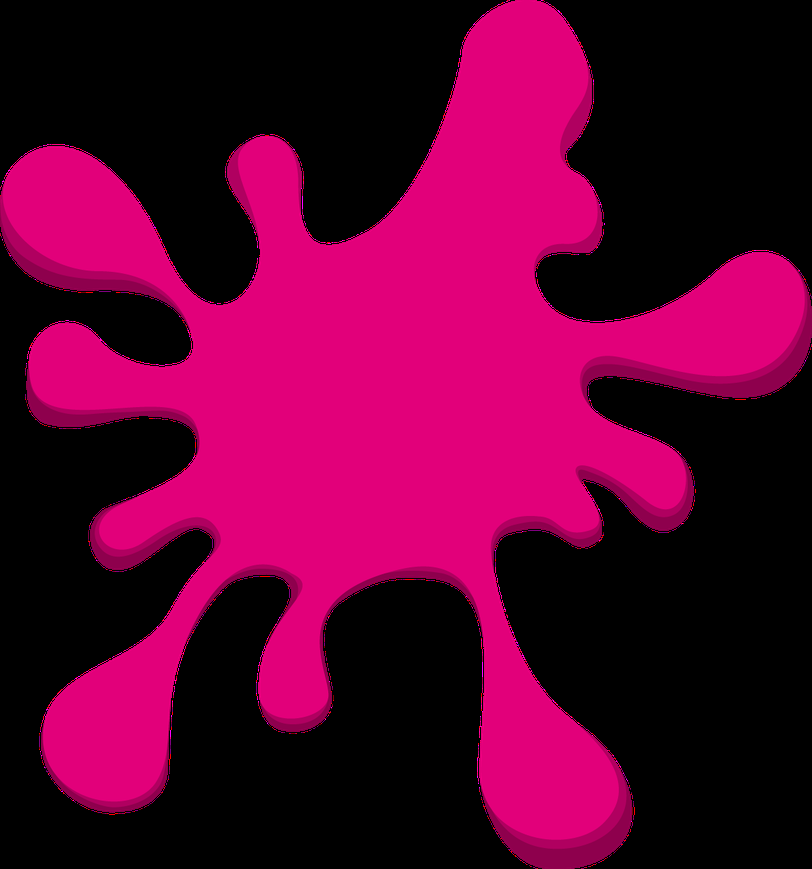
#> input picture notebooks/assets/contour.png, 812 x 869 px, shrunk from 1202 x 1285 before the run
$ jupyter execute --allow-errors 05_Contours.ipynb
#> lines starting #> are read from the running program, lines starting #| are printed output that depends on the picture; after the words box and inside, x2 and y2 are one past the last pixel; in counts of white or black regions, pixels touching at a corner belong together
# Работа с контурами на изображении

## Немного про контуры

Детектирование контуров позволяет нам найти границу объекта на изображении и легко локализовать его.

Обнаружение контуров используется в следующих задачах:

* Детекция движения
* Обнаружение объектов
* Задачи сегментации

## Что такое контуры

Контур - это объединение всех точек по границе объекта.

Обычно определённый контур относится к пограничным пикселям, которые имеют одинаковый цвет и интенсивность.

К счастью, в OpenCV уже есть удобные функции:

* [`cv2.findConrours`](https://docs.opencv.org/4.x/d3/dc0/group__imgproc__shape.html#gadf1ad6a0b82947fa1fe3c3d497f260e0)
* [`cv2.drawContours`](https://docs.opencv.org/4.x/d6/d6e/group__imgproc__draw.html#ga746c0625f1781f1ffc9056259103edbc)

И также, два режима для обнаружения контуров:

* [`cv2.CHAIN_APPROX_SIMPLE`](https://docs.opencv.org/4.x/d3/dc0/group__imgproc__shape.html#gga4303f45752694956374734a03c54d5ffa5f2883048e654999209f88ba04c302f5) - даёт только конечные точки, то есть своего рода аппроксимация
* [`cv2.CHAIN_APPROX_NONE`](https://docs.opencv.org/4.x/d3/dc0/group__imgproc__shape.html#gga4303f45752694956374734a03c54d5ffaf7d9a3582d021d5dadcb0e37201a62f8) - даёт все точки

## Как искать контур?

1. Прочитать изображение и перевести его в оттенки серого

    > Конвертация в оттенки серого нужна, чтобы в следующем шаге использовать пороговое значение, т.к. после конвертации мы получаем одноканальное изображение, то нам нужен порог только по одному каналу - это просто и удобно. А использование порогов по всем каналам в этой задаче только лишняя головная боль и работать нормально не будет, т.к. при поиске границ нам прежде всего важна интенсивность пикселей, чёрно-белая картинка намного лучше описывает эту информацию, нежели RGB.

2. Применение бинарной маски (binary thresholding)

    > На этом шаге картинка превратится в бинарное изображение, где объект будет иметь белый цвет (значение = 1), а всё остальное - чёрный (значение = 0)

3. Использование функции [`cv2.findConrours`](https://docs.opencv.org/4.x/d3/dc0/group__imgproc__shape.html#gadf1ad6a0b82947fa1fe3c3d497f260e0) для поиска контуров

4. Визуализация контуров - [`cv2.drawContours`](https://docs.opencv.org/4.x/d6/d6e/group__imgproc__draw.html#ga746c0625f1781f1ffc9056259103edbc)

    > Это важный шаг, т.к. всегда нужно понимать, что было найдено и нужна ли дополнительная обработка.

## Немного вступления об аппроксимации

Давайте представим, что вы - это автономный беспилотный робот.
Вы движетесь при помощи данных, полученных с разных датчиков: лидар, сонар, камеры и т.д. Вам постоянно приходится обрабатывать огромную кучу данных, чтобы успевать за изменениями вокруг. При этом, чем больше у вас есть данных, тем более точно вы сможете оценить обстановку. Но в то же время, тем горячее становится ваш вычислитель, так как приходится жарить данные с высокой скоростью. И тут мы спотыкаемся об такую штуку, как "вычислительная сложность и хранение данных".

А что делать, если вы только что проснулись и ваши вычислительные ресурсы ещё очень малы? Ответ прост - Упрощать!

> Либо говоря пафосным научным языком - "аппроксимировать"

`Давайте считать, что наш робот автономен - т.е. не тащит за собой толстый кабель к ближайшей розетке, а везёт маленькую батарейку. Чем меньше энергии потребляет мозг робота, тем дольше последний проработает. А поэтому имеет смысл снизить потери на нагрев процессора, для чего снизить сложность алгоритмов или количество обрабатываемой информации`

Давайте представим, что у нас есть такой маршрут

<p align="center">

</p>

Допустим, нам дана ширина дороги и всякие другие её параметры. Опуская некоторые допущения, скажем, что повороты можно сгладить (т.е. аппроксимировать, т.е. упростить, чтобы уменьшить количество манёвров).

Тогда наш "упрощённый" маршрут будет выглядить как-то так

<p align="center">

</p>

Если приглядеться повнимательнее, то заметно, как сглаживаются кривые линии.

Это один из примеров аппроксимации контуров.

## Что такое "аппроксимация контуров"?

### Аппроксимация контуров на базе алгоритма Ramer-Douglas-Peucker (RDP)

Цель этого алгоритма - упросить ломанную (кривую) линию при помощи уменьшения количества её вершин с заданным пороговым значением. То есть мы как бы выкидываем некоторые близкие точки и получаем более гладкую линию, при этом не теряя важную информацию.

> То есть если дорога вела в лес, она продолжить вести в лес, но с меньшим количеством поворотов.

На гифке ниже Википедия рассказывает, как на самом деле работает алгоритм.

<p align="center">

</p>

У нас есть начальная и конечная точки кривой, алгоритм сначала найдёт вершину на максимальном расстоянии от линии, соединяющей две выбранные вершины. Если эта "дальняя" вершина находится на расстоянии меньшем, чем заданный порог, то мы автоматически пропускаем все вершины, которые лежат между и заменяем кривой участок прямой линией.

Если "дальняя" вершина лежит дальше указанного порога, то мы рекурсивно повторяем алгоритм, двигаясь по исходной кривой.

Давайте попробуем пощупать аппроксимацию.

[cell 1]
import os

import ipywidgets as widgets
from ipywidgets import interact

import numpy as np
import matplotlib.pyplot as plt
import imutils
import cv2

Возьмём какое-нибудь простенькое контрастное изображение, чтобы выделить контур объекта.

[cell 2]
fpath = os.path.join(os.pardir, "assets", "contour.png")
original_image = cv2.imread(fpath)
#> original_image is the input picture: shape (869, 812, 3); mean B, G, R 48.5, 0, 89.9
original_image = cv2.cvtColor(original_image, cv2.COLOR_RGB2BGR)

plt.figure(figsize=[8, 8])
plt.imshow(original_image)
plt.title("Original Image")
plt.show()

Переведём картинку в оттенки серого и подберём пороговое значение так, чтобы объект был белым, а задний фон - чёрным.

[cell 3]
gray_image = cv2.cvtColor(original_image, cv2.COLOR_BGR2GRAY)
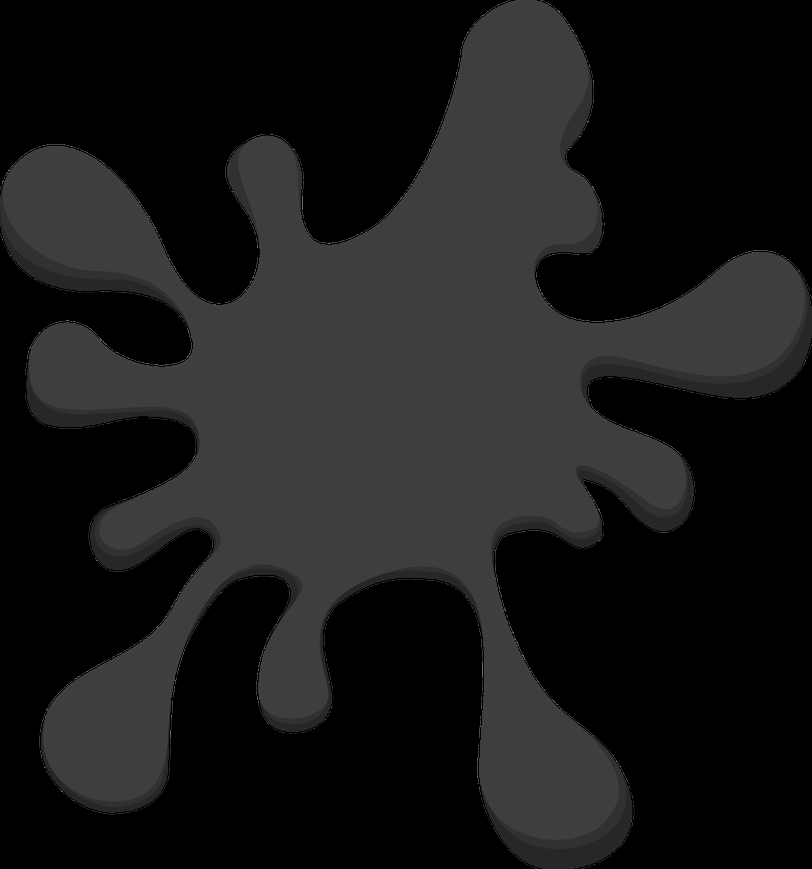
#> gray_image: shape (869, 812); min 0, max 105, mean 24.7
#> the sliders are set to 

#> (the rest of this cell did not finish here and is left out)

[cell 4]
# Как только подобрали пороги, которые вас устраивают, не забудьте обновить значения здесь
        # чтобы дальше использовать полученную маску
thresholded_img = cv2.threshold(gray_image, 15, 255, cv2.THRESH_BINARY)[1]
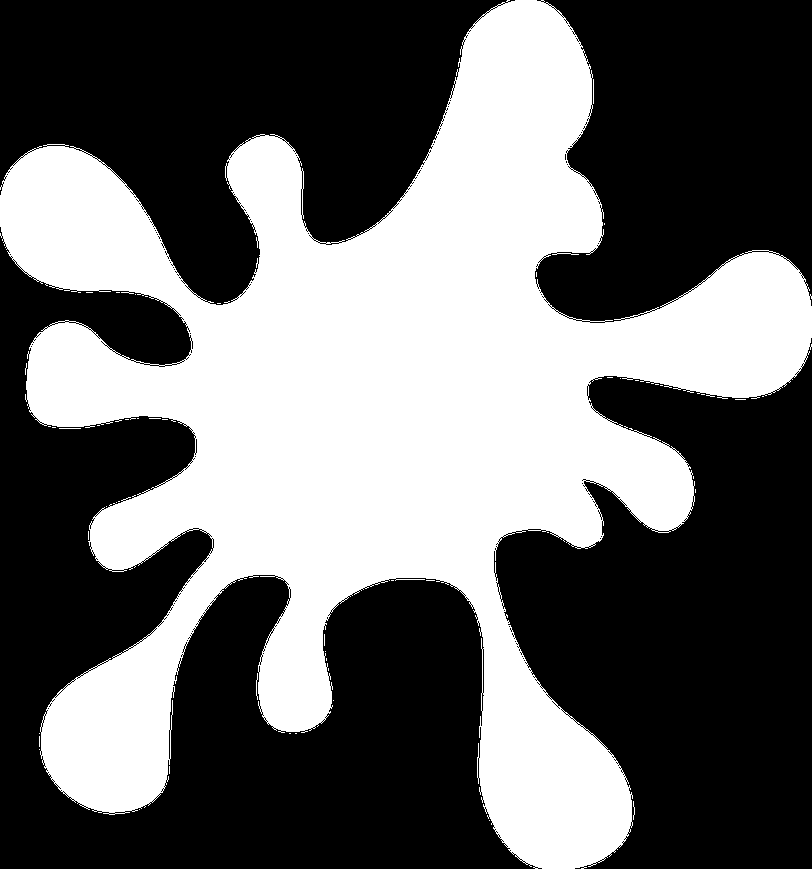
#> thresholded_img: shape (869, 812); 41.2% white; 51 white regions (47 under 20 px)

Итак, бинарная картинка у нас есть, давайте найдём на ней контур c помощью функции [cv2.findContours](https://docs.opencv.org/4.x/d3/dc0/group__imgproc__shape.html#gadf1ad6a0b82947fa1fe3c3d497f260e0). Мы будем использовать флаги:

* [cv2.RETR_EXTERNAL](https://docs.opencv.org/4.x/d9/d8b/tutorial_py_contours_hierarchy.html), чтобы получить только внешние контуры, без иерархии (т.е. без вложенных контуров).
* [cv2.CHAIN_APPROX_SIMPLE](https://docs.opencv.org/4.x/d3/dc0/group__imgproc__shape.html#gga4303f45752694956374734a03c54d5ffa5f2883048e654999209f88ba04c302f5), чтобы убрать лишине вершины, то есть это уже аппроксимация.

[cell 5]
contours = cv2.findContours(
    thresholded_img.copy(), cv2.RETR_EXTERNAL, cv2.CHAIN_APPROX_SIMPLE
)
#> contours = 51 contours, 50 with area under 20; largest, box (x1, y1, x2, y2) and area: (0, 0, 812, 869) 289163
contours = imutils.grab_contours(contours)
max_cntr = max(contours, key=cv2.contourArea)
#> max_cntr = contour of 4015 points, box (x1, y1, x2, y2) (0, 0, 812, 869), area 289163

# Давайте нарисуем самый большой контур
output_img = original_image.copy()
cv2.drawContours(output_img, [max_cntr], -1, (0, 255, 0), 4)
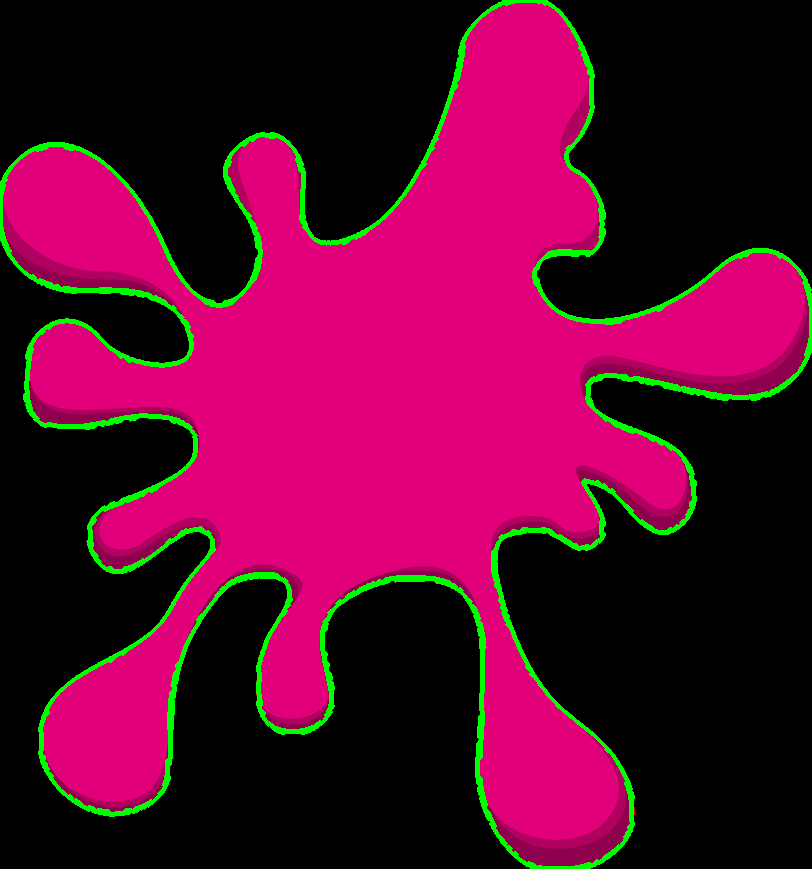
#> output_img: shape (869, 812, 3); mean R, G, B 86, 10.2, 46.5

print(f"Количество точек в контуре: {len(max_cntr)}")
#| Количество точек в контуре: 4015
#> the sliders are set to 
#> in choose_threshold, `peri = cv2.arcLength(max_cntr, True)`: peri = 8480.2

plt.figure(figsize=[8, 8])
plt.imshow(output_img)
plt.title("Image with Contour")
plt.show()

Видим, что мы подобрали хороший порог и наш контур соответствует нашему объекту. Замечательно!
Теперь давайте закатаем рукава и натравим на получившийся контур нашу собственную аппроксимацию.

Давайте испробуем разные пороговые значения для алгоритма RDP.

[cell 6]
eps_values = np.linspace(0.001, 0.05, 10)

#> (the rest of this cell did not finish here and is left out)
